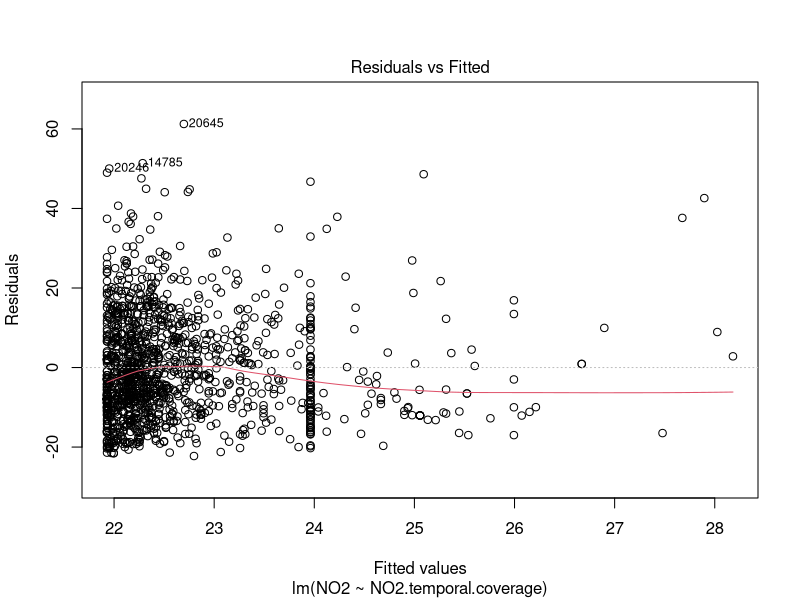
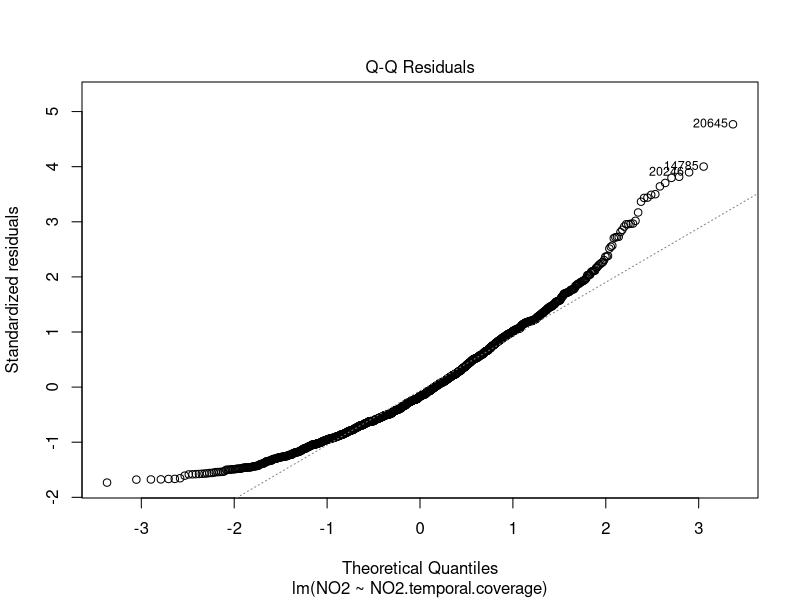
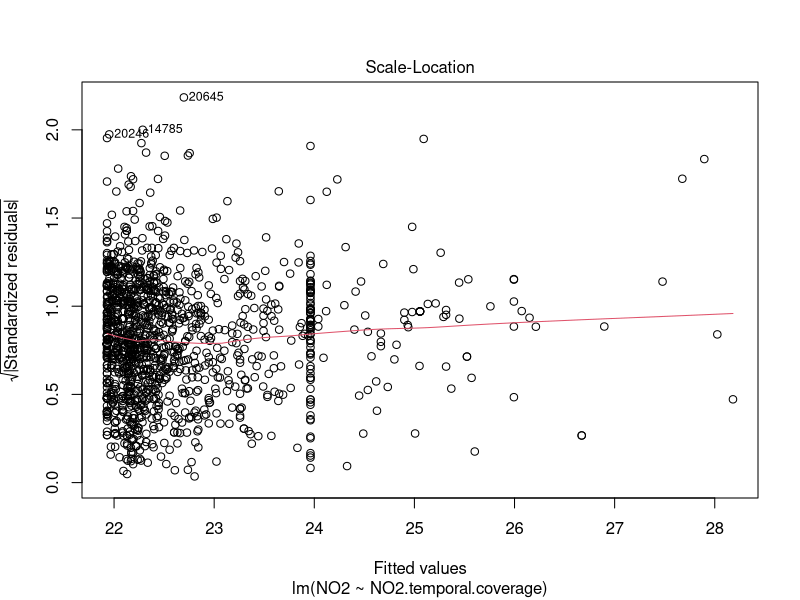
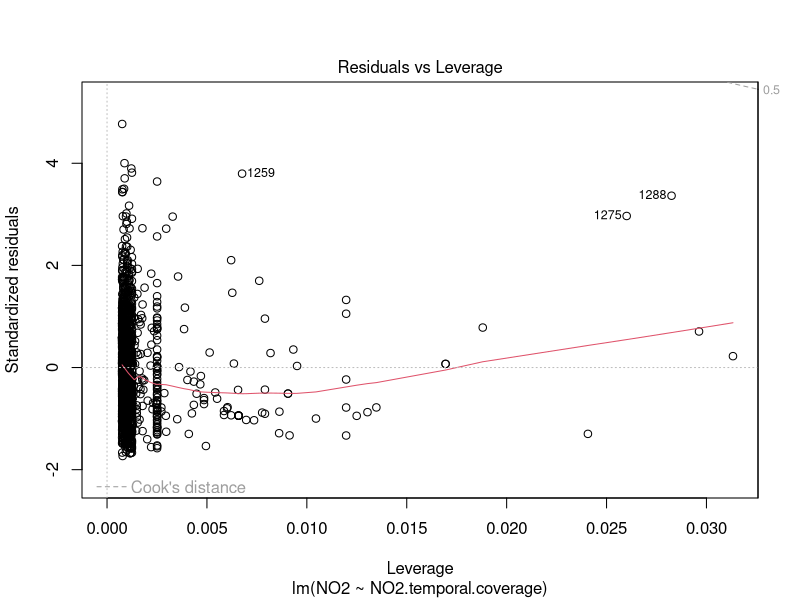

Here is the R script that generated these plots, in order:
## ---- chunk 1
df <- read.csv("Air_Pollution.csv")
str(df)
## ---- chunk 2
df <- df[(complete.cases(df)),]
str(df)
## ---- chunk 3
i <-sample(1:nrow(df), .8*nrow(df), replace=FALSE)
train <- df[i,]
test <- df[-i,]
## ---- chunk 4
lm1 <- lm(NO2~NO2.temporal.coverage, data=train)
summary(lm1)
plot(lm1)
